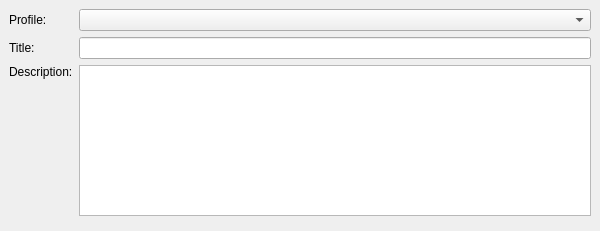
<?xml version="1.0" encoding="UTF-8"?>
<ui version="4.0">
 <class>UserProfileEditor</class>
 <widget class="QWidget" name="UserProfileEditor">
  <property name="geometry">
   <rect>
    <x>0</x>
    <y>0</y>
    <width>600</width>
    <height>231</height>
   </rect>
  </property>
  <property name="sizePolicy">
   <sizepolicy hsizetype="Expanding" vsizetype="Preferred">
    <horstretch>0</horstretch>
    <verstretch>0</verstretch>
   </sizepolicy>
  </property>
  <property name="windowTitle">
   <string>User Profile Editor</string>
  </property>
  <layout class="QVBoxLayout" name="verticalLayout_3">
   <property name="leftMargin">
    <number>0</number>
   </property>
   <property name="topMargin">
    <number>0</number>
   </property>
   <property name="rightMargin">
    <number>0</number>
   </property>
   <property name="bottomMargin">
    <number>0</number>
   </property>
   <item>
    <layout class="QVBoxLayout" name="content_layout">
     <property name="leftMargin">
      <number>9</number>
     </property>
     <property name="topMargin">
      <number>9</number>
     </property>
     <property name="rightMargin">
      <number>9</number>
     </property>
     <property name="bottomMargin">
      <number>9</number>
     </property>
     <item>
      <layout class="QGridLayout" name="gridLayout">
       <item row="2" column="2">
        <widget class="QPlainTextEdit" name="profile_description"/>
       </item>
       <item row="1" column="0">
        <widget class="QLabel" name="label_2">
         <property name="text">
          <string>Title:</string>
         </property>
        </widget>
       </item>
       <item row="2" column="0">
        <widget class="QLabel" name="label_3">
         <property name="text">
          <string>Description:</string>
         </property>
         <property name="alignment">
          <set>Qt::AlignLeading|Qt::AlignLeft|Qt::AlignTop</set>
         </property>
        </widget>
       </item>
       <item row="1" column="2">
        <widget class="QLineEdit" name="profile_title"/>
       </item>
       <item row="0" column="2">
        <widget class="QComboBox" name="user_profiles">
         <property name="sizePolicy">
          <sizepolicy hsizetype="MinimumExpanding" vsizetype="Fixed">
           <horstretch>0</horstretch>
           <verstretch>0</verstretch>
          </sizepolicy>
         </property>
         <property name="minimumSize">
          <size>
           <width>200</width>
           <height>0</height>
          </size>
         </property>
         <property name="toolTip">
          <string>Select the file naming script to load into the editor</string>
         </property>
        </widget>
       </item>
       <item row="0" column="0">
        <widget class="QLabel" name="label_4">
         <property name="text">
          <string>Profile:</string>
         </property>
        </widget>
       </item>
      </layout>
     </item>
     <item>
      <widget class="QDialogButtonBox" name="buttonbox">
       <property name="minimumSize">
        <size>
         <width>0</width>
         <height>0</height>
        </size>
       </property>
      </widget>
     </item>
    </layout>
   </item>
  </layout>
 </widget>
 <resources/>
 <connections/>
</ui>
